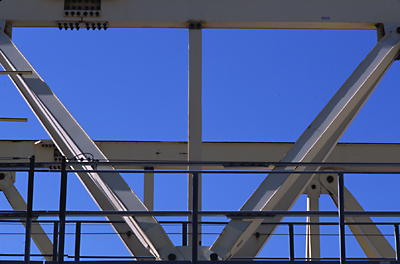
%> input picture ch06/gantrycrane.png, 400 x 264 px
$ octave Sobel.m   (GNU Octave 9; MATLAB toolbox functions it lacks are replaced by stand-ins)
%> lines starting %> are read from the running program, lines starting %| are printed output that depends on the picture; in (x1, y1, x2, y2) boxes, pixels count from 0 and x2, y2 are one past the last pixel; in counts of white or black regions, pixels touching at a corner belong together; the program's own positions count from 1
close all;
clear all;
clc;
%%
% 先做了加权平滑处理，再做微分运算，平滑部分的权值有些差异，
% 对噪声有一定的抑制能力，但是不能排除虚假边缘。
% 虽然Sobel 和Prewitt算子边缘定位效果不错，但是检测的边缘容易出现多像素宽度。

l = imread('gantrycrane.png');
%> l is the input picture: size 264x400x3 uint8; mean R, G, B 73.3, 93.1, 147.3
l = rgb2gray(l);
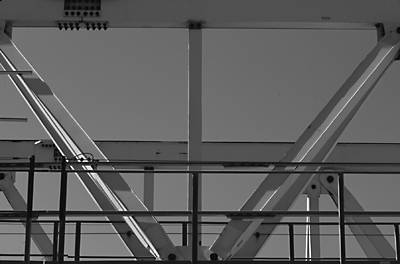
%> l: size 264x400 uint8; min 0, max 255, mean 93.4
l = im2double(l);
%> l: size 264x400 double
[J, thresh] = edge(l, 'sobel', [], 'horizontal');
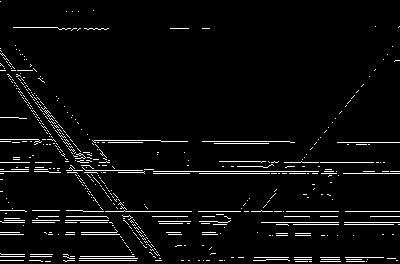
%> J: size 264x400 logical; 4.4% white in thin lines or dots
%> thresh = 0.104
figure;
subplot(121); imshow(l);
subplot(122); imshow(J);

$ run again, with ch06/rice.png copied over ch06/gantrycrane.png
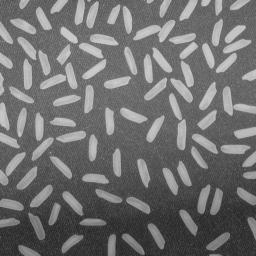
%> input picture ch06/rice.png, 256 x 256 px
%> l is the input picture: size 256x256 uint8; min 40, max 204, mean 111.2
%> l: size 256x256 double
%> `[J, thresh] = edge(l, 'sobel', [], 'horizontal');`:
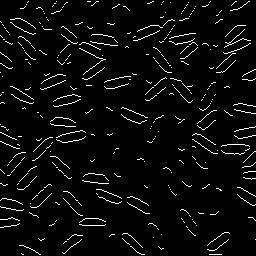
%> J: size 256x256 logical; 4.4% white in thin lines or dots
%> thresh = 0.0778

$ run again, with ch06/cameraman.tif saved as ch06/gantrycrane.png
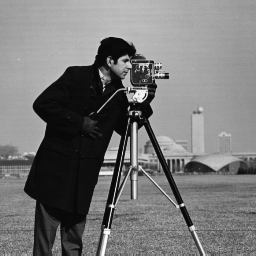
%> input picture ch06/cameraman.tif, 256 x 256 px
%> l is the input picture: size 256x256 uint8; min 7, max 253, mean 118.7
%> l: size 256x256 double
%> `[J, thresh] = edge(l, 'sobel', [], 'horizontal');`:
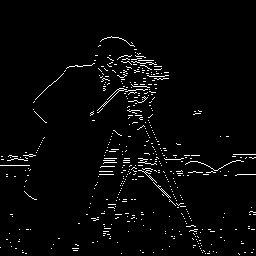
%> J: size 256x256 logical; 2.8% white in thin lines or dots, all inside (x1, y1, x2, y2) = (0, 36, 256, 255)
%> thresh = 0.0852
